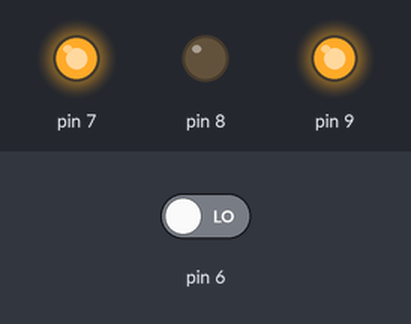
The sketch below on a simulated Arduino Uno, built with avr-gcc and run on an emulated ATmega328P. Parts: output pins drawn as LEDs (lit = HIGH). Inputs (shaded band) come from the test bench; at power-on: pin 6 LOW.

Above: at 0.23 s.
Timing chart, 0 to 2.0 s (numbered marks = the images above):
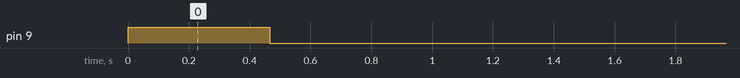

Measured:
- by itself, pin 9: LOW → HIGH at 0.00 s, → LOW 0.47 s later

The sketch:

RPM_Find.ino
```cpp
#include <Servo.h>
unsigned long int t, T=465;
void setup() {
  Serial.begin(9600);
  pinMode(8, OUTPUT);
  pinMode(9, OUTPUT);
  digitalWrite(7, HIGH);
  pinMode(7,OUTPUT);
  pinMode(6,INPUT);

  // put your setup code here, to run once:

}

void loop()
{
  int c=0;
  int x=digitalRead(6);

t=millis();

 if(t<T)
 Start();
 else
 Stop();


 // put your main code here, to run repeatedly:

}
void Start()
{


   digitalWrite(8, LOW);
   digitalWrite(9, HIGH);


}

void Stop()
{
  digitalWrite(8, LOW);
  digitalWrite(9, LOW);
}
```
